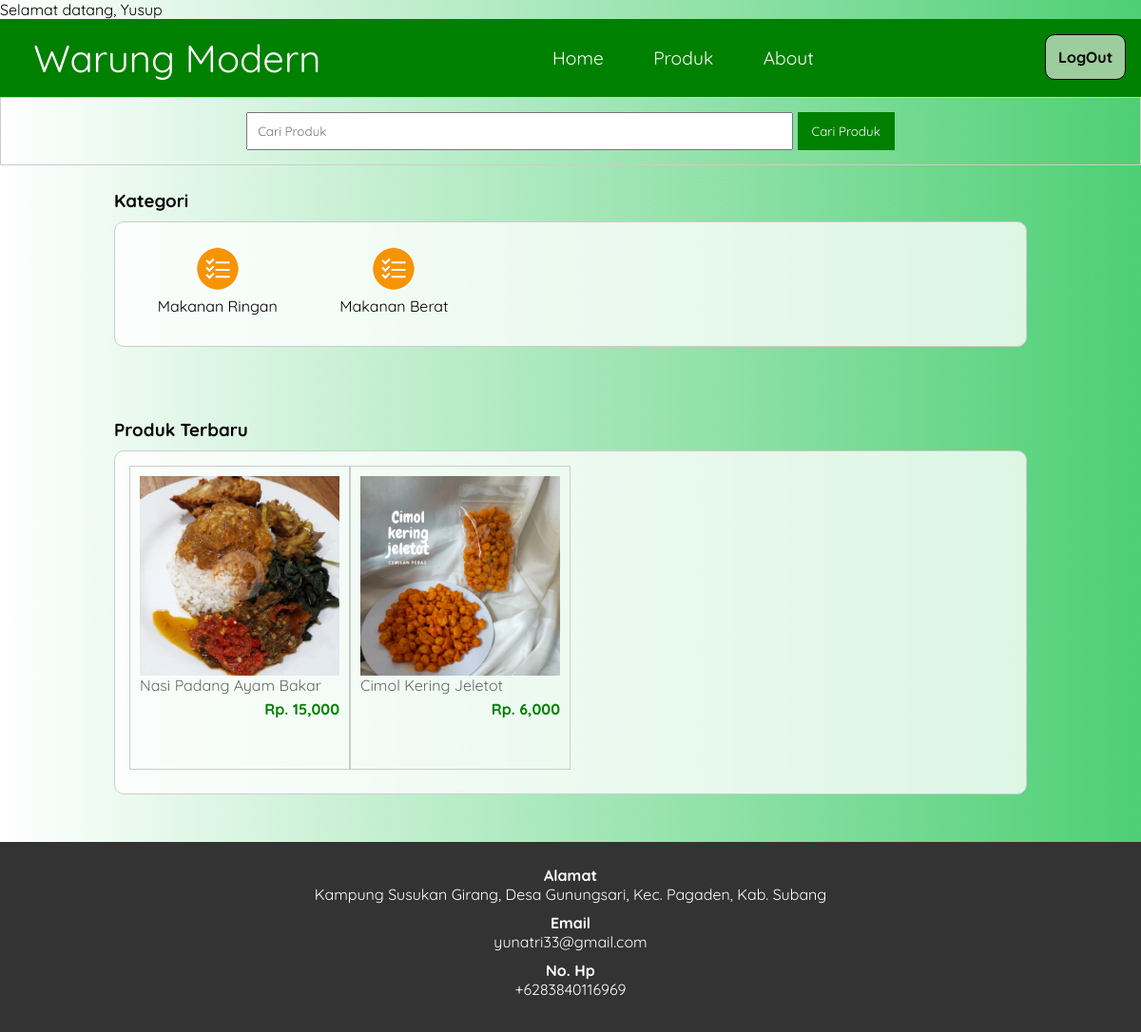
The app's page /index2.php (signed in) with its own data.
### tables this page shows
CREATE TABLE `user` (
  `id` int(11) NOT NULL,
  `Nama` varchar(50) NOT NULL,
  `Email` varchar(50) NOT NULL,
  `username` varchar(100) NOT NULL,
  `password` varchar(100) NOT NULL
);

CREATE TABLE `tb_category` (
  `category_id` int(11) NOT NULL,
  `category_name` varchar(25) NOT NULL
);

CREATE TABLE `tb_product` (
  `product_id` int(11) NOT NULL,
  `category_id` int(11) NOT NULL,
  `product_name` varchar(100) NOT NULL,
  `product_price` int(11) NOT NULL,
  `product_description` text NOT NULL,
  `product_image` varchar(100) NOT NULL,
  `product_status` tinyint(1) NOT NULL,
  `data_created` timestamp NOT NULL DEFAULT current_timestamp()
);

### index2.php (the view, shortened to what this page needs)
<?php
	include 'db.php';
	$kontak = mysqli_query($conn, "SELECT admin_telp, admin_email, admin_address FROM tb_admin WHERE admin_id = 1");
	$a = mysqli_fetch_object($kontak);
	$user_id = $_SESSION['id'];
	$user = mysqli_query($conn, "SELECT * FROM user WHERE id = '$user_id'");
	if ($user) {
		$b = mysqli_fetch_object($user);
		echo "Selamat datang, " . $b->Nama;
	} else {
		echo "Data pengguna tidak ditemukan!";
	}
?>
<!DOCTYPE html>
<html>
<head>
	<link rel="stylesheet" type="text/css" href="css/style.css">
</head>
<body>
	<header>
		<div class="page-header">
		<div class="logo">
			<p>Warung Modern</p>
		</div>
		<div id="navigation-bar" class="nav-bar">
			<a href="index2.php" class="active">Home</a>
			<a href="produk2.php">Produk</a>
			<a href="about2.php">About</a>
		</div>
		<a href="keluarUser.php" onclick="return confirmLogout()" target="_blank"><div class="header-right"><button>LogOut</button></div></a>
		</div>
	</header>
	<div class="search">
		<div class="container">
			<form action="produk2.php">
				<input type="text" name="search" placeholder="Cari Produk">
				<input type="submit" name="cari" value="Cari Produk">
			</form>
		</div>
	</div>
	<div class="section">
		<div class="container">
			<h3>Kategori</h3>
			<div class="box">
				<?php
					$kategori = mysqli_query($conn, "SELECT * FROM tb_category ORDER BY category_id DESC");
					if(mysqli_num_rows($kategori) > 0){
						while($k = mysqli_fetch_array($kategori)){
				?>
					<a href="produk2.php?kat=<?php echo $k['category_id'] ?>">
						<div class="col-5">
							<img src="img/icon-kategori.png" width="50px" style="margin-bottom:5px;">
							<p><?php echo $k['category_name'] ?></p>
						</div>
					</a>
				<?php }}else{ ?>
					<p>Kategori tidak ada</p>
				<?php } ?>
			</div>
		</div>
	</div>
	<div class="section">
		<div class="container">
			<h3>Produk Terbaru</h3>
			<div class="box">
				<?php
					$produk = mysqli_query($conn, "SELECT * FROM tb_product WHERE product_status = 1 ORDER BY product_id DESC LIMIT 8");
					if(mysqli_num_rows($produk) > 0){
						while($p = mysqli_fetch_array($produk)){
				?>
					<a href="detail-produk2.php?id=<?php echo $p['product_id'] ?>">
						<div class="col-4">
							<img src="produk/<?php echo $p['product_image'] ?>">
							<p class="nama"><?php echo substr($p['product_name'], 0, 30) ?></p>
							<p class="harga">Rp. <?php echo number_format($p['product_price']) ?></p>
						</div>
					</a>
				<?php }}else{ ?>
					<p>Produk tidak ada</p>
				<?php } ?>
			</div>
		</div>
	</div>
	<div class="footer">
		<div class="container">
			<h4>Alamat</h4>
			<p><?php echo $a->admin_address ?></p>
			<h4>Email</h4>
			<p><?php echo $a->admin_email ?></p>
			<h4>No. Hp</h4>
			<p><?php echo $a->admin_telp ?></p>
		</div>
	</div>
</body>
</html>

### css/style.css (style rules this page uses)
* { padding:0; margin:0; font-family: 'Quicksand', sans-serif; }
body { background: linear-gradient(to left, rgba(34, 195, 82, 0.8), rgba(255, 255, 255, 0.8)); }
a { color: inherit; text-decoration: none; }
.page-header { background-color: #008000; padding: 1rem; display: flex; justify-content: space-between; }
.logo { color: white; align-self: center; margin-left: 1.2rem; font-size: 2.5rem; }
.nav-bar { margin: auto; }
.nav-bar a { color: white; padding: 1.5rem; cursor: pointer; text-decoration: none; font-size: 1.2rem; }
button { color: black; background-color: #9dcd9d; font-size: 1rem; font-weight: bold; border: 1px solid black; border-radius: 10px; padding: 0.8rem; }
.container { width: 80%; margin:0 auto; }
.container:after { content: ''; display: block; clear: both; }
.section { padding:25px 0; }
.box { background-color: rgba(255, 255, 255, 0.784); border:1px solid #ccc; padding:15px; box-sizing: border-box; margin:10px 0 25px 0; border-radius: 10px; }
.box:after { content: ''; display: block; clear: both; }
.search { padding:15px 0; border:1px solid #ccc; text-align: center; }
.search input[type=text] { width: 60%; padding:10px; }
.search input[type=submit] { padding:12px 15px; background-color: #008000; color:#fff; border:none; cursor: pointer; }
.col-5 { width:20%; height:100px; text-align: center; float: left; padding:10px; box-sizing: border-box; }
.col-4 { width:25%; height: 320px; border:1px solid #ccc; float: left; padding:10px; box-sizing: border-box; margin-bottom: 10px; }
.col-4 img { width: 100%; }
.col-4 .nama { color: #666; margin-bottom: 5px; }
.col-4 .harga { font-weight: bold; color:#008000; float: right; }
.footer { padding:25px 0; background-color: #333; color: #fff; text-align: center; }
.footer p { margin-bottom: 10px; }

### records on screen
user: Nama "Yusup"
tb_category: category_name "Makanan Ringan"
tb_category: category_name "Makanan Berat"
tb_product: product_image (picture), product_name "Nasi Padang Ayam Bakar", product_price "15,000"
tb_product: product_image (picture), product_name "Cimol Kering Jeletot", product_price "6,000"

### other values on screen
$a->admin_address "Kampung Susukan Girang, Desa Gunungsari, Kec. Pagaden, Kab. Subang"
$a->admin_email "yunatri33@gmail.com"
$a->admin_telp "+6283840116969"
